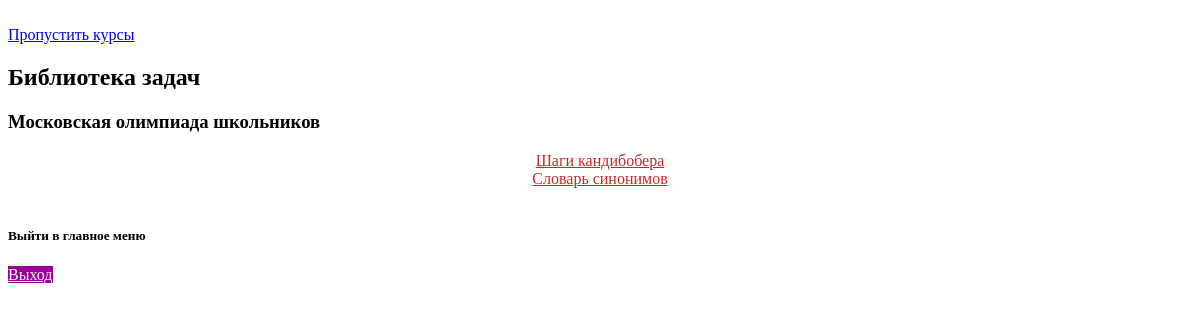
/tasks, run on an earlier commit of the app's database.
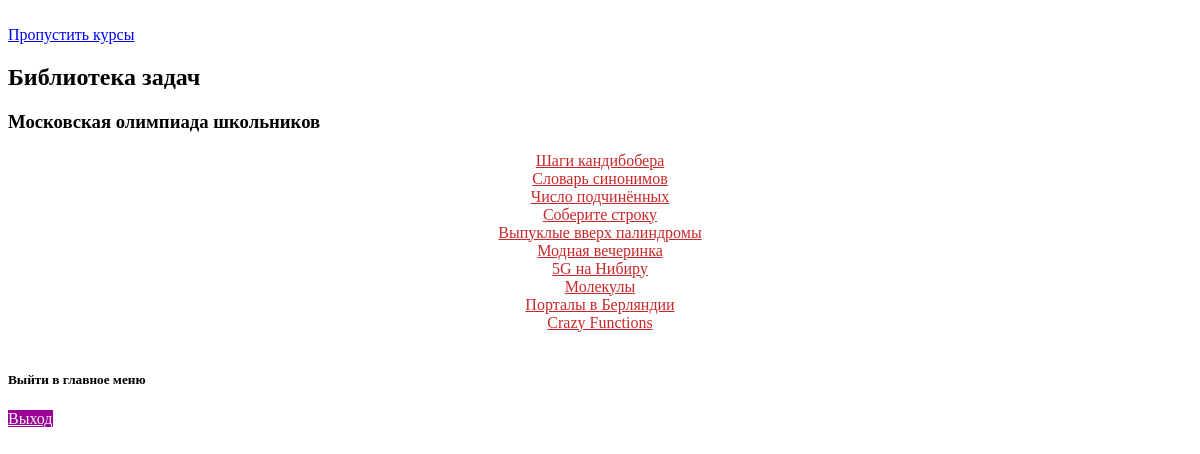
And on a later commit of the database.
### files/tasks.py (models this page shows)
class Task(SqlAlchemyBase):
    __tablename__ = 'task'
    id = sqlalchemy.Column(sqlalchemy.Integer, primary_key=True, autoincrement=True)
    name = sqlalchemy.Column(sqlalchemy.Text, nullable=True)
    text = sqlalchemy.Column(sqlalchemy.Text, nullable=True)
    input_text = sqlalchemy.Column(sqlalchemy.Text, nullable=True)
    output_text = sqlalchemy.Column(sqlalchemy.Text, nullable=True)

### app.py (the view, shortened to what this page needs)
@app.route('/tasks', methods=["POST", "GET"])
def tasks():
    form = CreateTest()
    db_sess = create_session()
    t = db_sess.query(Task).all()
    t_t = db_sess.query(Task_t).all()
    return render_template('tasks.html', t=t, t_t=t_t, form=form)

### files/db_session.py (called while the page is built)
def create_session() -> Session:
    global __factory
    return __factory()

### templates/tasks.html (shortened to what this page needs)
<!DOCTYPE html>
<html lang="en">
<head>
    <link rel="stylesheet" href="/static/css/font-awesome-4.7.0/css/font-awesome.min.css">
    <link rel="stylesheet" type="text/css"
          href="https://informatics.msk.ru/theme/yui_combo.php?rollup/3.17.2/yui-moodlesimple-min.css"/>
    <link rel="stylesheet" type="text/css" href="https://informatics.msk.ru/theme/styles.php/boost/1640770659_1/all"/>
    <link rel="stylesheet" href="../static/css/login.css">
</head>
<body>
<div id="page-content" class="row pb-3 d-print-block">
    <div id="region-main-box" class="col-12">
        <section id="region-main" class="has-blocks mb-3" aria-label="Содержимое">
            <div role="main">
                <br/><a class="skip-block skip aabtn" href="#skipcourses">Пропустить курсы</a>
                <div id="frontpage-category-combo"><h2>Библиотека задач</h2>
                    <div class="course_category_tree clearfix ">
                        <div class="content">
                            <div class="category loaded with_children" data-categoryid="354"
                                 data-depth="1" data-showcourses="10" data-type="0">
                                <div class="info"><h3 class="categoryname aabtn">Московская олимпиада школьников</h3>
                                </div>
                                <div class="content">
                                    {% for item in t %}
                                        <div class="coursebox clearfix odd first collapsed"
                                             data-courseid="666" data-type="1">
                                            <div class="info" style="text-align: center">
                                                <div class="coursename"><a class="aalink" style="color: #c72929"
                                                                           href="/task/{{ item.id }}">{{ item.name }}</a>
                                                </div>
                                            </div>
                                        </div>
                                    {% endfor %}
                                </div>
                            </div>
                        </div>
                    </div>
                </div>
            </div>
            <br/>
        </section>
        <section data-region="blocks-column" class="d-print-none" aria-label="Блоки">
            <aside id="block-region-side-pre" class="block-region" data-blockregion="side-pre"
                   data-droptarget="1">
                <section id="inst931"
                         class=" block_problembynumber block  card mb-3"
                         role="complementary"
                         data-block="problembynumber"
                         aria-labelledby="instance-931-header"
                >
                    <div class="card-body p-3">
                        <h5 id="instance-931-header" class="card-title d-inline">Выйти в главное меню</h5>
                        <div class="card-text content mt-3">
                            <a class="btn" href="/"
                               style="color: whitesmoke; background-color: #9a0097">Выход</a>
                        </div>
                    </div>
                </section>
            </aside>
        </section>
    </div>
</div>
</body>
</html>

What changed in the data, as far as the page shows it:
added Task: name "Число подчинённых"
added Task: name "Соберите строку"
added Task: name "Выпуклые вверх палиндромы"
added Task: name "Модная вечеринка"
added Task: name "5G на Нибиру"
added Task: name "Молекулы"
added Task: name "Порталы в Берляндии"
added Task: name "Crazy Functions"
